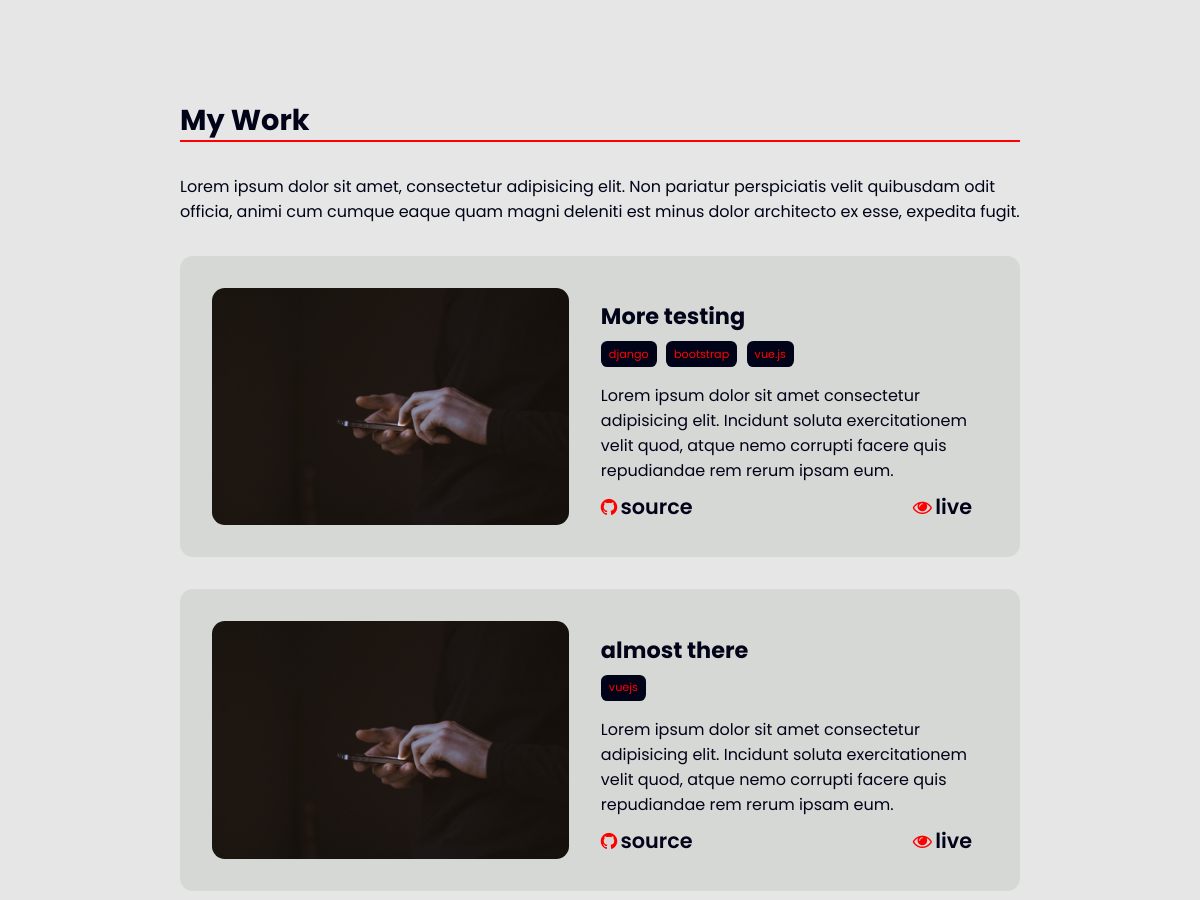
The app's page / (middle part), older data.
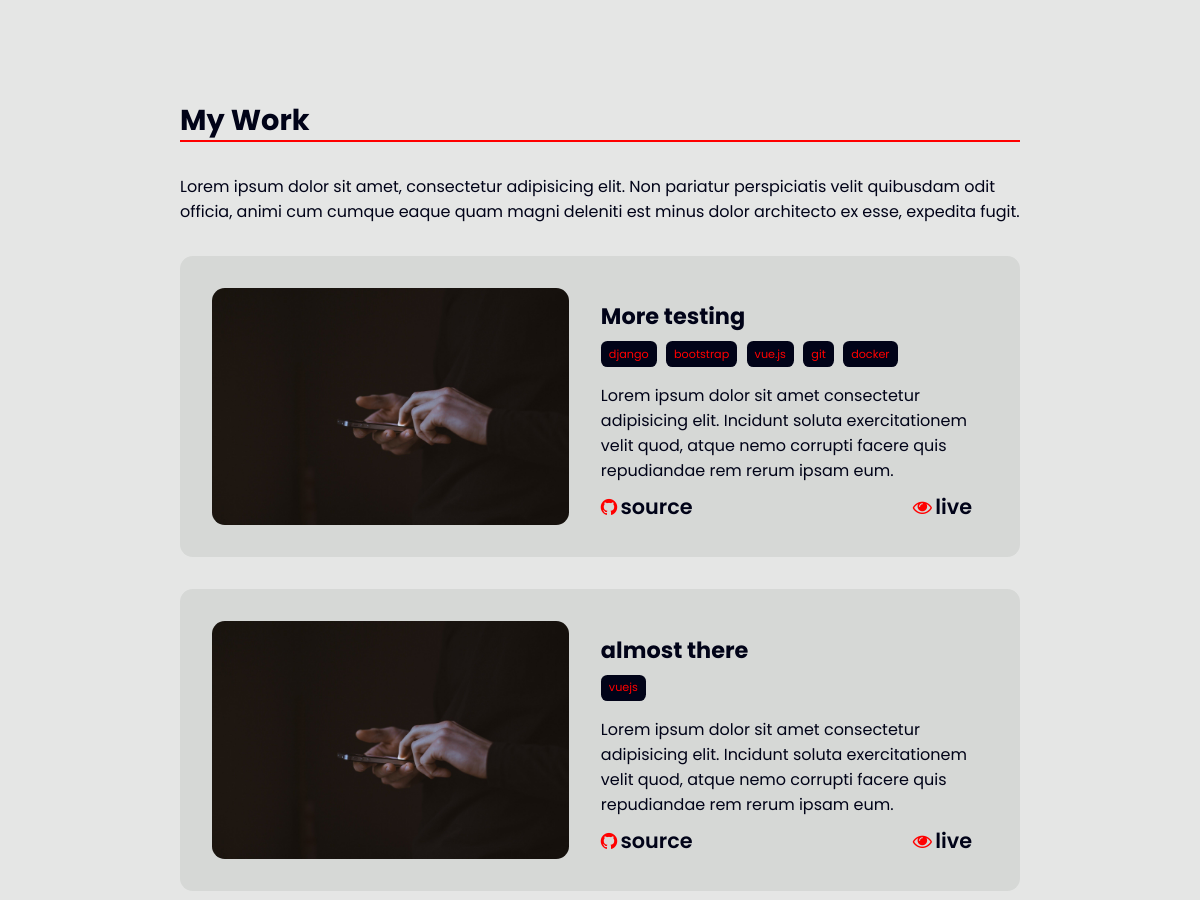
The same page, newer data.
### projects/models.py (models this page shows, shortened)
class Project(models.Model):
    title = models.CharField(max_length=50)
    date_created = models.DateTimeField(auto_now_add=True)
    slug = models.SlugField(max_length=50)
    featured = models.BooleanField(default=False)
    tags = TaggableManager()
    image = models.ImageField(upload_to='images', blank=True)
    live_site = models.URLField(max_length=500, blank=True)
    git_repo = models.URLField(max_length=500, blank=True)
    project_detail = models.TextField(blank=True)
    class Meta:
        ordering = ("-date_created",)

### projects/views.py (the view)
# urls.py: 2. Add a URL to urlpatterns:  path('', views.home, name='home')
def home(request):
    projects = Project.objects.filter(featured=True).order_by('-date_created')[:3]
    return render(request, 'home/index.html', {'projects':projects})

### projects/templates/home/index.html (shortened to what this page needs)
{% extends 'base.html' %}
{% load static %}
{% block content %}
    <section class="work">
        <div class="container">
            <h1 class="section-title">My Work</h1>
            <div class="work-info">
                Lorem ipsum dolor sit amet, consectetur adipisicing elit. Non pariatur perspiciatis velit quibusdam odit officia, animi cum cumque eaque quam magni deleniti est minus dolor architecto ex esse, expedita fugit.
            </div>
            <div class="all-work">
                {% for project in projects %}
                    <div class="single-work">
                        <div class="work-image">
                            {% if project.image %}
                                <img src="{{project.image.url}}" alt="">
                                {% else %}
                                <img src="{% static 'images/phone.jpg'%}" alt="">
                            {% endif %}
                        </div>
                            <div class="work-text">
                                <h3 class="work-title">{{project.title}}</h3>
                                <ul class="tags">
                                    {% for tag in project.tags.all %}
                                        <li class="tag">
                                        <a href="{% url 'all_projects_by_tagname' tag %}" style="text-decoration: none;">{{tag}}</a>
                                        </li>
                                    {% endfor %}
                                </ul>
                                <p class="work-detail">
                                    Lorem ipsum dolor sit amet consectetur adipisicing elit. Incidunt soluta exercitationem velit quod, atque nemo corrupti facere quis repudiandae rem rerum ipsam eum.
                                </p>
                            <ul class="work-cta">
                                <li class="github">
                                    <span><i class="fa fa-github cta" aria-hidden="true">
                                    </i></span>source</li>
                                <li class="live-site"><span><i class="cta fa fa-eye" aria-hidden="true"></i></span>live</li>
                            </ul>
                        </div>
                    </div>
                {% endfor %}
            </div>
        </div>
    </section>
{% endblock content %}

Row changes from the older to the newer data that the page shows:
added Tag: name "git", shown under Project "More testing"
added Tag: name "docker", shown under Project "More testing"
